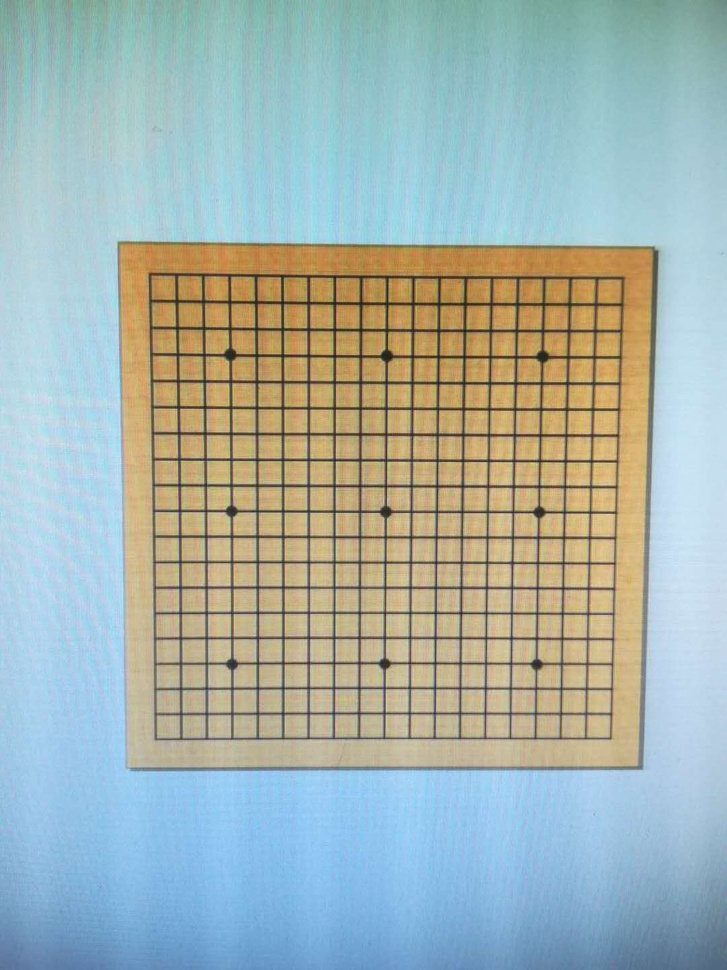
#> input picture ImageProcessing_ComputerVision/computer_vision/seatwork/Checkerboard.jpg, 727 x 970 px, shrunk from 1080 x 1440 before the run
$ python HarrisCornerDetector.py
#> lines starting #> are read from the running program, lines starting #| are printed output that depends on the picture; after the words box and inside, x2 and y2 are one past the last pixel; in counts of white or black regions, pixels touching at a corner belong together
import cv2
import numpy as np
from matplotlib import pyplot as plt

filename = 'Checkerboard.jpg'
img0 = cv2.imread(filename,0)
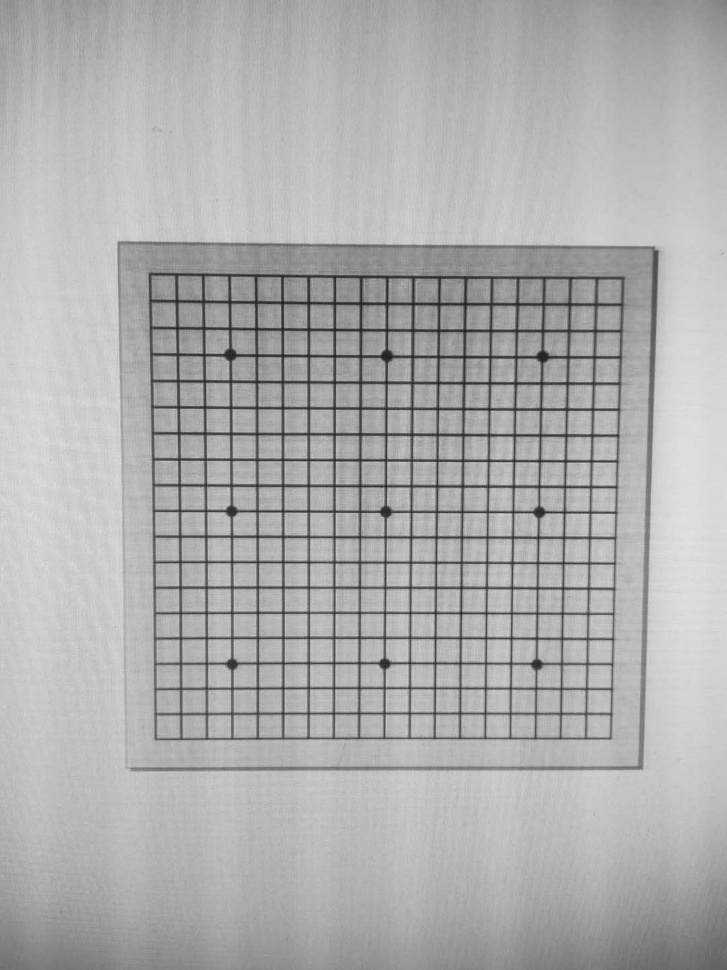
#> img0: shape (970, 727); min 26, max 226, mean 174
img = cv2.imread(filename)
#> img is the input picture: shape (970, 727, 3); mean B, G, R 174.9, 179.3, 163.1
gray = cv2.cvtColor(img,cv2.COLOR_BGR2GRAY)

gray = np.float32(gray)
dst = cv2.cornerHarris(gray,2,3,0.04)
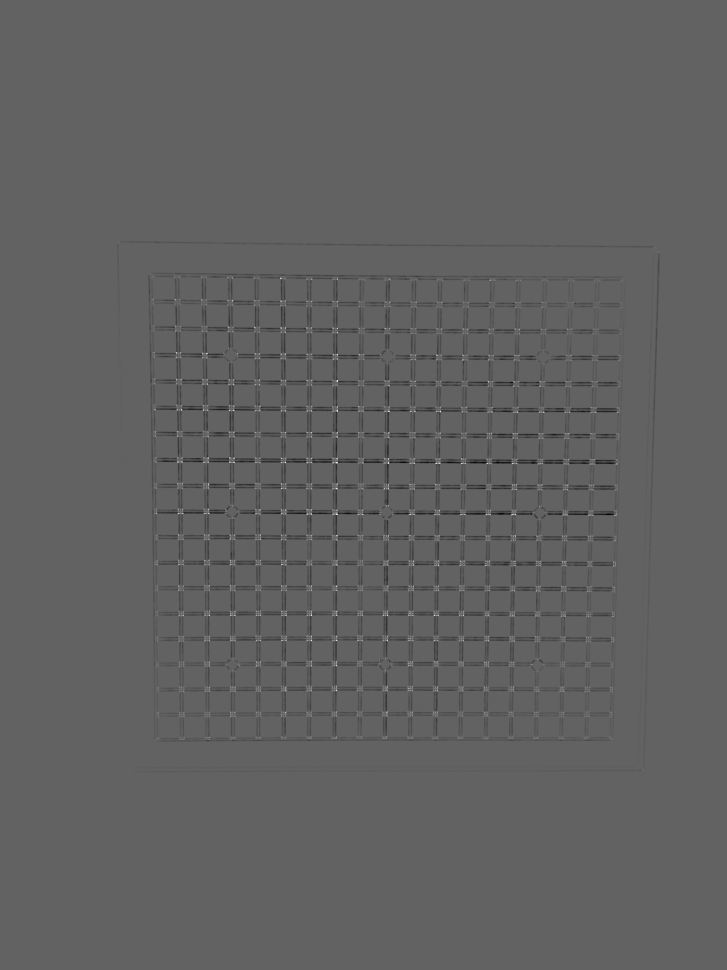
#> dst: shape (970, 727) float32; min -6861489, max 10897166, mean -93556.1; drawn with min black and max white

#result is dilated for marking the corners, not important
dst = cv2.dilate(dst,None)
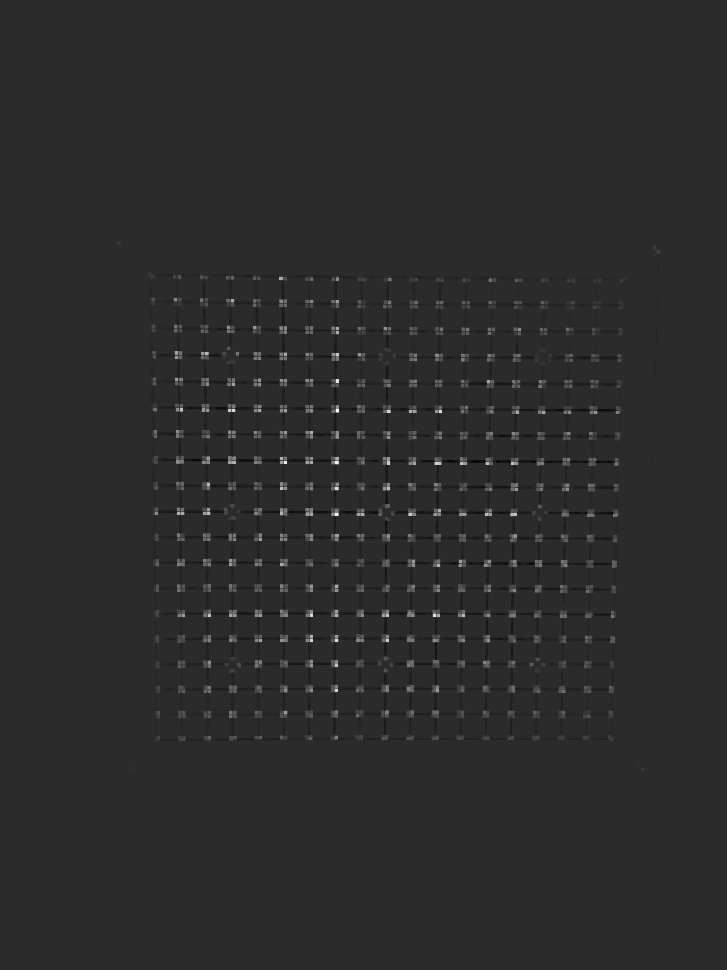
#> dst: shape (970, 727) float32; min -2251531.5, max 10897166, mean 43070.1; drawn with min black and max white

# Threshold for an optimal value, it may vary depending on the image.
img[dst>0.01*dst.max()]=[0,0,255]
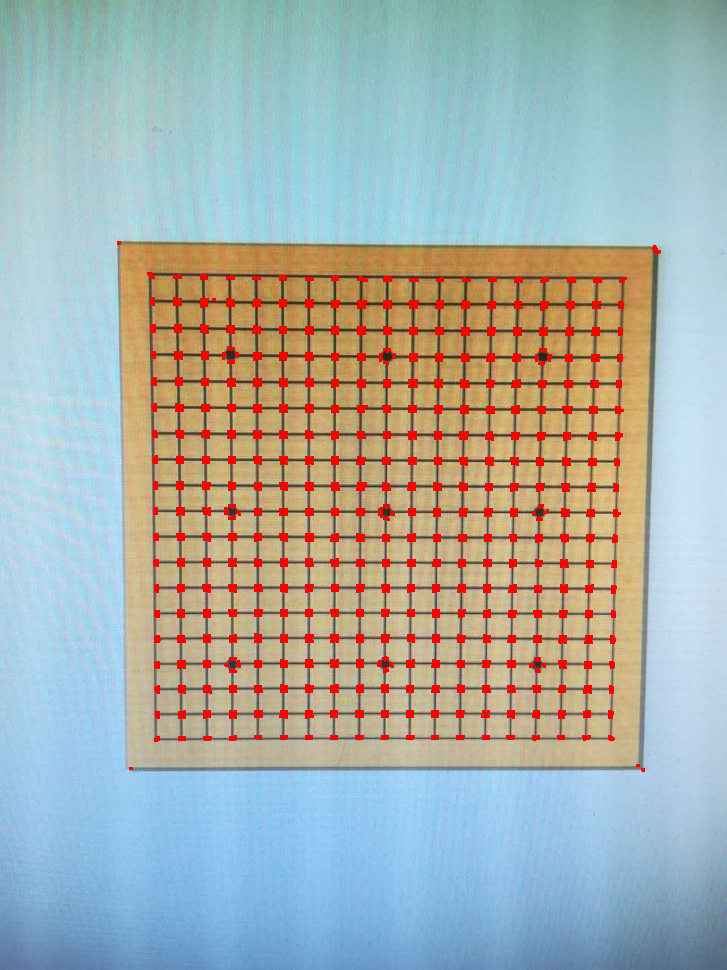
#> img: shape (970, 727, 3); 3.32% of pixels changed, all inside (x1, y1, x2, y2) = (117, 241, 661, 772)

plt.suptitle("Harris Corner Detector in OpenCV")
plt.subplot(121), plt.imshow(img0, cmap='gray')
plt.title('Original Image'), plt.xticks([]), plt.yticks([])
plt.subplot(122), plt.imshow(img, cmap='gray')
plt.title('Harris'), plt.xticks([]), plt.yticks([])
plt.show()
#> figure, not shown here; B, G, R data is drawn as R, G, B
cv2.imshow('Checkerboard',img)
if cv2.waitKey(0) & 0xff == 27:
#> (key Esc is pressed here)
    cv2.destroyAllWindows()
